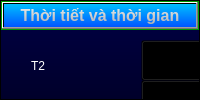
                              <widget class="QFrame" name="Top_Ctrl_frame_5">
                               <property name="sizePolicy">
                                <sizepolicy hsizetype="Preferred" vsizetype="Expanding">
                                 <horstretch>0</horstretch>
                                 <verstretch>0</verstretch>
                                </sizepolicy>
                               </property>
                               <property name="styleSheet">
                                <string notr="true">background-color: qlineargradient(spread:pad, x1:1, y1:1, x2:1, y2:0, stop:0 rgba(0, 0, 42, 255), stop:1 rgba(0, 0, 70, 255));</string>
                               </property>
                               <property name="frameShape">
                                <enum>QFrame::StyledPanel</enum>
                               </property>
                               <property name="frameShadow">
                                <enum>QFrame::Raised</enum>
                               </property>
                               <layout class="QVBoxLayout" name="verticalLayout_33">
                                <property name="spacing">
                                 <number>0</number>
                                </property>
                                <property name="leftMargin">
                                 <number>0</number>
                                </property>
                                <property name="topMargin">
                                 <number>0</number>
                                </property>
                                <property name="rightMargin">
                                 <number>0</number>
                                </property>
                                <property name="bottomMargin">
                                 <number>0</number>
                                </property>
                                <item>
                                 <widget class="QFrame" name="Top_Ctrl_frame5_header">
                                  <property name="styleSheet">
                                   <string notr="true">background-color: rgb(0, 200, 0);</string>
                                  </property>
                                  <property name="frameShape">
                                   <enum>QFrame::StyledPanel</enum>
                                  </property>
                                  <property name="frameShadow">
                                   <enum>QFrame::Raised</enum>
                                  </property>
                                  <layout class="QVBoxLayout" name="verticalLayout_23">
                                   <property name="spacing">
                                    <number>0</number>
                                   </property>
                                   <property name="leftMargin">
                                    <number>0</number>
                                   </property>
                                   <property name="topMargin">
                                    <number>0</number>
                                   </property>
                                   <property name="rightMargin">
                                    <number>0</number>
                                   </property>
                                   <property name="bottomMargin">
                                    <number>0</number>
                                   </property>
                                   <item>
                                    <widget class="QPushButton" name="Top_Ctrl_header5">
                                     <property name="font">
                                      <font>
                                       <family>Segoe UI</family>
                                       <pointsize>12</pointsize>
                                       <weight>75</weight>
                                       <bold>true</bold>
                                      </font>
                                     </property>
                                     <property name="styleSheet">
                                      <string notr="true">color: qlineargradient(spread:pad, x1:1, y1:1, x2:1, y2:0, stop:0 rgba(171, 171, 171, 255), stop:1 rgba(239, 239, 239, 255));
background-color: qlineargradient(spread:pad, x1:1, y1:1, x2:1, y2:0, stop:0 rgba(0, 85, 255, 255), stop:1 rgba(0, 192, 255, 255));</string>
                                     </property>
                                     <property name="text">
                                      <string>Thời tiết và thời gian</string>
                                     </property>
                                    </widget>
                                   </item>
                                  </layout>
                                 </widget>
                                </item>
                                <item>
                                 <widget class="QFrame" name="Top_Ctrl_frame5_body">
                                  <property name="sizePolicy">
                                   <sizepolicy hsizetype="Preferred" vsizetype="Expanding">
                                    <horstretch>0</horstretch>
                                    <verstretch>0</verstretch>
                                   </sizepolicy>
                                  </property>
                                  <property name="styleSheet">
                                   <string notr="true">background-color: rgba(0, 0, 0, 0);</string>
                                  </property>
                                  <property name="frameShape">
                                   <enum>QFrame::StyledPanel</enum>
                                  </property>
                                  <property name="frameShadow">
                                   <enum>QFrame::Raised</enum>
                                  </property>
                                  <widget class="QLabel" name="label_47">
                                   <property name="geometry">
                                    <rect>
                                     <x>460</x>
                                     <y>0</y>
                                     <width>111</width>
                                     <height>71</height>
                                    </rect>
                                   </property>
                                   <property name="styleSheet">
                                    <string notr="true">background-color: rgba(255, 255, 255, 0);
color: rgb(255, 255, 255);</string>
                                   </property>
                                   <property name="text">
                                    <string>TextLabel</string>
                                   </property>
                                  </widget>
                                  <widget class="QPushButton" name="pushButton">
                                   <property name="geometry">
                                    <rect>
                                     <x>140</x>
                                     <y>10</y>
                                     <width>93</width>
                                     <height>41</height>
                                    </rect>
                                   </property>
                                   <property name="text">
                                    <string/>
                                   </property>
                                   <property name="icon">
                                    <iconset>
                                     <normaloff>../image/nang_-_Copy-removebg-preview.png</normaloff>../image/nang_-_Copy-removebg-preview.png</iconset>
                                   </property>
                                   <property name="iconSize">
                                    <size>
                                     <width>77</width>
                                     <height>86</height>
                                    </size>
                                   </property>
                                  </widget>
                                  <widget class="QPushButton" name="pushButton_14">
                                   <property name="geometry">
                                    <rect>
                                     <x>590</x>
                                     <y>0</y>
                                     <width>241</width>
                                     <height>251</height>
                                    </rect>
                                   </property>
                                   <property name="text">
                                    <string/>
                                   </property>
                                   <property name="icon">
                                    <iconset>
                                     <normaloff>C:/Users/khoat/Downloads/FGX0kbcVIAkol5C-removebg-preview.png</normaloff>C:/Users/khoat/Downloads/FGX0kbcVIAkol5C-removebg-preview.png</iconset>
                                   </property>
                                   <property name="iconSize">
                                    <size>
                                     <width>184</width>
                                     <height>391</height>
                                    </size>
                                   </property>
                                  </widget>
                                  <widget class="QLabel" name="label_48">
                                   <property name="geometry">
                                    <rect>
                                     <x>30</x>
                                     <y>20</y>
                                     <width>81</width>
                                     <height>31</height>
                                    </rect>
                                   </property>
                                   <property name="styleSheet">
                                    <string notr="true">color: rgb(255, 255, 255);
background-color: rgba(255, 255, 255,0);</string>
                                   </property>
                                   <property name="text">
                                    <string>T2</string>
                                   </property>
                                  </widget>
                                  <widget class="QLabel" name="label_49">
                                   <property name="geometry">
                                    <rect>
                                     <x>30</x>
                                     <y>60</y>
                                     <width>81</width>
                                     <height>31</height>
                                    </rect>
                                   </property>
                                   <property name="styleSheet">
                                    <string notr="true">color: rgb(255, 255, 255);
background-color: rgba(255, 255, 255,0);</string>
                                   </property>
                                   <property name="text">
                                    <string>T3</string>
                                   </property>
                                  </widget>
                                  <widget class="QLabel" name="label_50">
                                   <property name="geometry">
                                    <rect>
                                     <x>30</x>
                                     <y>100</y>
                                     <width>81</width>
                                     <height>31</height>
                                    </rect>
                                   </property>
                                   <property name="styleSheet">
                                    <string notr="true">color: rgb(255, 255, 255);
background-color: rgba(255, 255, 255,0);</string>
                                   </property>
                                   <property name="text">
                                    <string>T4</string>
                                   </property>
                                  </widget>
                                  <widget class="QLabel" name="label_51">
                                   <property name="geometry">
                                    <rect>
                                     <x>30</x>
                                     <y>140</y>
                                     <width>81</width>
                                     <height>31</height>
                                    </rect>
                                   </property>
                                   <property name="styleSheet">
                                    <string notr="true">color: rgb(255, 255, 255);
background-color: rgba(255, 255, 255,0);</string>
                                   </property>
                                   <property name="text">
                                    <string>T5</string>
                                   </property>
                                  </widget>
                                  <widget class="QLabel" name="label_53">
                                   <property name="geometry">
                                    <rect>
                                     <x>30</x>
                                     <y>180</y>
                                     <width>81</width>
                                     <height>31</height>
                                    </rect>
                                   </property>
                                   <property name="styleSheet">
                                    <string notr="true">color: rgb(255, 255, 255);
background-color: rgba(255, 255, 255,0);</string>
                                   </property>
                                   <property name="text">
                                    <string>T6</string>
                                   </property>
                                  </widget>
                                  <widget class="QLabel" name="label_54">
                                   <property name="geometry">
                                    <rect>
                                     <x>30</x>
                                     <y>220</y>
                                     <width>81</width>
                                     <height>31</height>
                                    </rect>
                                   </property>
                                   <property name="styleSheet">
                                    <string notr="true">color: rgb(255, 255, 255);
background-color: rgba(255, 255, 255,0);</string>
                                   </property>
                                   <property name="text">
                                    <string>T7</string>
                                   </property>
                                  </widget>
                                  <widget class="QLabel" name="label_55">
                                   <property name="geometry">
                                    <rect>
                                     <x>30</x>
                                     <y>260</y>
                                     <width>81</width>
                                     <height>31</height>
                                    </rect>
                                   </property>
                                   <property name="styleSheet">
                                    <string notr="true">color: rgb(255, 255, 255);
background-color: rgba(255, 255, 255,0);</string>
                                   </property>
                                   <property name="text">
                                    <string>CN</string>
                                   </property>
                                  </widget>
                                  <widget class="QPushButton" name="pushButton_15">
                                   <property name="geometry">
                                    <rect>
                                     <x>140</x>
                                     <y>50</y>
                                     <width>93</width>
                                     <height>41</height>
                                    </rect>
                                   </property>
                                   <property name="text">
                                    <string/>
                                   </property>
                                   <property name="icon">
                                    <iconset>
                                     <normaloff>../image/nang_-_Copy-removebg-preview.png</normaloff>../image/nang_-_Copy-removebg-preview.png</iconset>
                                   </property>
                                   <property name="iconSize">
                                    <size>
                                     <width>77</width>
                                     <height>86</height>
                                    </size>
                                   </property>
                                  </widget>
                                  <widget class="QPushButton" name="pushButton_16">
                                   <property name="geometry">
                                    <rect>
                                     <x>140</x>
                                     <y>90</y>
                                     <width>93</width>
                                     <height>41</height>
                                    </rect>
                                   </property>
                                   <property name="text">
                                    <string/>
                                   </property>
                                   <property name="icon">
                                    <iconset>
                                     <normaloff>../image/nang_-_Copy-removebg-preview.png</normaloff>../image/nang_-_Copy-removebg-preview.png</iconset>
                                   </property>
                                   <property name="iconSize">
                                    <size>
                                     <width>77</width>
                                     <height>86</height>
                                    </size>
                                   </property>
                                  </widget>
                                  <widget class="QPushButton" name="pushButton_17">
                                   <property name="geometry">
                                    <rect>
                                     <x>140</x>
                                     <y>130</y>
                                     <width>93</width>
                                     <height>41</height>
                                    </rect>
                                   </property>
                                   <property name="text">
                                    <string/>
                                   </property>
                                   <property name="icon">
                                    <iconset>
                                     <normaloff>../image/nang_-_Copy-removebg-preview.png</normaloff>../image/nang_-_Copy-removebg-preview.png</iconset>
                                   </property>
                                   <property name="iconSize">
                                    <size>
                                     <width>77</width>
                                     <height>86</height>
                                    </size>
                                   </property>
                                  </widget>
                                  <widget class="QPushButton" name="pushButton_18">
                                   <property name="geometry">
                                    <rect>
                                     <x>140</x>
                                     <y>210</y>
                                     <width>93</width>
                                     <height>41</height>
                                    </rect>
                                   </property>
                                   <property name="text">
                                    <string/>
                                   </property>
                                   <property name="icon">
                                    <iconset>
                                     <normaloff>../image/nang_-_Copy-removebg-preview.png</normaloff>../image/nang_-_Copy-removebg-preview.png</iconset>
                                   </property>
                                   <property name="iconSize">
                                    <size>
                                     <width>77</width>
                                     <height>86</height>
                                    </size>
                                   </property>
                                  </widget>
                                  <widget class="QPushButton" name="pushButton_19">
                                   <property name="geometry">
                                    <rect>
                                     <x>140</x>
                                     <y>250</y>
                                     <width>93</width>
                                     <height>41</height>
                                    </rect>
                                   </property>
                                   <property name="text">
                                    <string/>
                                   </property>
                                   <property name="icon">
                                    <iconset>
                                     <normaloff>../image/nang_-_Copy-removebg-preview.png</normaloff>../image/nang_-_Copy-removebg-preview.png</iconset>
                                   </property>
                                   <property name="iconSize">
                                    <size>
                                     <width>77</width>
                                     <height>86</height>
                                    </size>
                                   </property>
                                  </widget>
                                  <widget class="QPushButton" name="pushButton_21">
                                   <property name="geometry">
                                    <rect>
                                     <x>140</x>
                                     <y>170</y>
                                     <width>93</width>
                                     <height>41</height>
                                    </rect>
                                   </property>
                                   <property name="text">
                                    <string/>
                                   </property>
                                   <property name="icon">
                                    <iconset>
                                     <normaloff>../image/nang_-_Copy-removebg-preview.png</normaloff>../image/nang_-_Copy-removebg-preview.png</iconset>
                                   </property>
                                   <property name="iconSize">
                                    <size>
                                     <width>77</width>
                                     <height>86</height>
                                    </size>
                                   </property>
                                  </widget>
                                  <widget class="QLabel" name="label_56">
                                   <property name="geometry">
                                    <rect>
                                     <x>290</x>
                                     <y>180</y>
                                     <width>81</width>
                                     <height>31</height>
                                    </rect>
                                   </property>
                                   <property name="styleSheet">
                                    <string notr="true">color: rgb(255, 255, 255);
background-color: rgba(255, 255, 255,0);</string>
                                   </property>
                                   <property name="text">
                                    <string>T6</string>
                                   </property>
                                   <property name="alignment">
                                    <set>Qt::AlignRight|Qt::AlignTrailing|Qt::AlignVCenter</set>
                                   </property>
                                  </widget>
                                  <widget class="QLabel" name="label_57">
                                   <property name="geometry">
                                    <rect>
                                     <x>290</x>
                                     <y>220</y>
                                     <width>81</width>
                                     <height>31</height>
                                    </rect>
                                   </property>
                                   <property name="styleSheet">
                                    <string notr="true">color: rgb(255, 255, 255);
background-color: rgba(255, 255, 255,0);</string>
                                   </property>
                                   <property name="text">
                                    <string>T7</string>
                                   </property>
                                   <property name="alignment">
                                    <set>Qt::AlignRight|Qt::AlignTrailing|Qt::AlignVCenter</set>
                                   </property>
                                  </widget>
                                  <widget class="QLabel" name="label_58">
                                   <property name="geometry">
                                    <rect>
                                     <x>290</x>
                                     <y>20</y>
                                     <width>81</width>
                                     <height>31</height>
                                    </rect>
                                   </property>
                                   <property name="styleSheet">
                                    <string notr="true">color: rgb(255, 255, 255);
background-color: rgba(255, 255, 255,0);</string>
                                   </property>
                                   <property name="text">
                                    <string>T2</string>
                                   </property>
                                   <property name="alignment">
                                    <set>Qt::AlignRight|Qt::AlignTrailing|Qt::AlignVCenter</set>
                                   </property>
                                  </widget>
                                  <widget class="QLabel" name="label_59">
                                   <property name="geometry">
                                    <rect>
                                     <x>290</x>
                                     <y>260</y>
                                     <width>81</width>
                                     <height>31</height>
                                    </rect>
                                   </property>
                                   <property name="styleSheet">
                                    <string notr="true">color: rgb(255, 255, 255);
background-color: rgba(255, 255, 255,0);</string>
                                   </property>
                                   <property name="text">
                                    <string>CN</string>
                                   </property>
                                   <property name="alignment">
                                    <set>Qt::AlignRight|Qt::AlignTrailing|Qt::AlignVCenter</set>
                                   </property>
                                  </widget>
                                  <widget class="QLabel" name="label_60">
                                   <property name="geometry">
                                    <rect>
                                     <x>290</x>
                                     <y>60</y>
                                     <width>81</width>
                                     <height>31</height>
                                    </rect>
                                   </property>
                                   <property name="styleSheet">
                                    <string notr="true">color: rgb(255, 255, 255);
background-color: rgba(255, 255, 255,0);</string>
                                   </property>
                                   <property name="text">
                                    <string>T3</string>
                                   </property>
                                   <property name="alignment">
                                    <set>Qt::AlignRight|Qt::AlignTrailing|Qt::AlignVCenter</set>
                                   </property>
                                  </widget>
                                  <widget class="QLabel" name="label_61">
                                   <property name="geometry">
                                    <rect>
                                     <x>290</x>
                                     <y>100</y>
                                     <width>81</width>
                                     <height>31</height>
                                    </rect>
                                   </property>
                                   <property name="styleSheet">
                                    <string notr="true">color: rgb(255, 255, 255);
background-color: rgba(255, 255, 255,0);</string>
                                   </property>
                                   <property name="text">
                                    <string>T4</string>
                                   </property>
                                   <property name="alignment">
                                    <set>Qt::AlignRight|Qt::AlignTrailing|Qt::AlignVCenter</set>
                                   </property>
                                  </widget>
                                  <widget class="QLabel" name="label_62">
                                   <property name="geometry">
                                    <rect>
                                     <x>290</x>
                                     <y>140</y>
                                     <width>81</width>
                                     <height>31</height>
                                    </rect>
                                   </property>
                                   <property name="styleSheet">
                                    <string notr="true">color: rgb(255, 255, 255);
background-color: rgba(255, 255, 255,0);</string>
                                   </property>
                                   <property name="text">
                                    <string>T5</string>
                                   </property>
                                   <property name="alignment">
                                    <set>Qt::AlignRight|Qt::AlignTrailing|Qt::AlignVCenter</set>
                                   </property>
                                  </widget>
                                 </widget>
                                </item>
                               </layout>
                              </widget>
